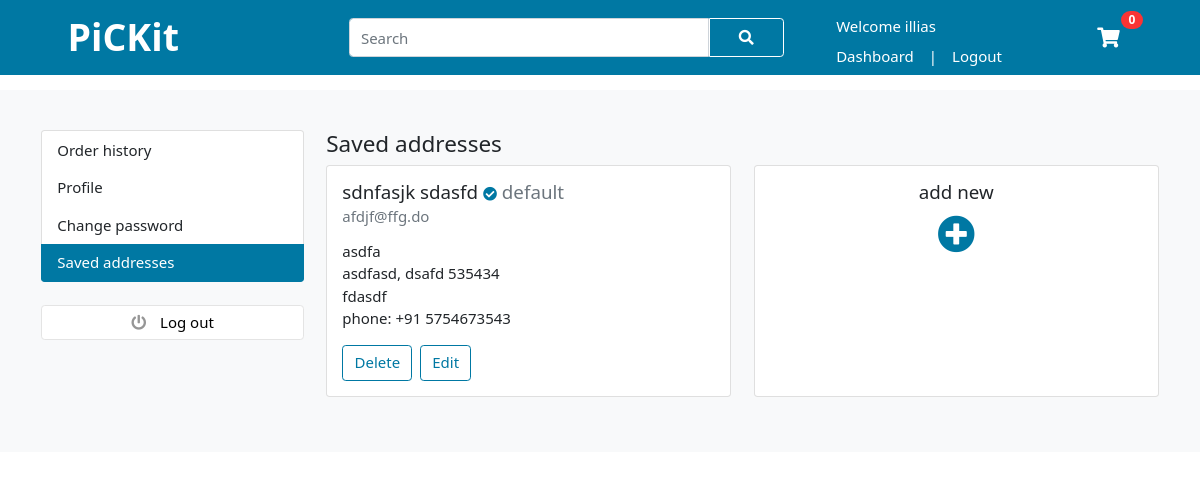
The app's page /saved-address/ (signed in), older data.
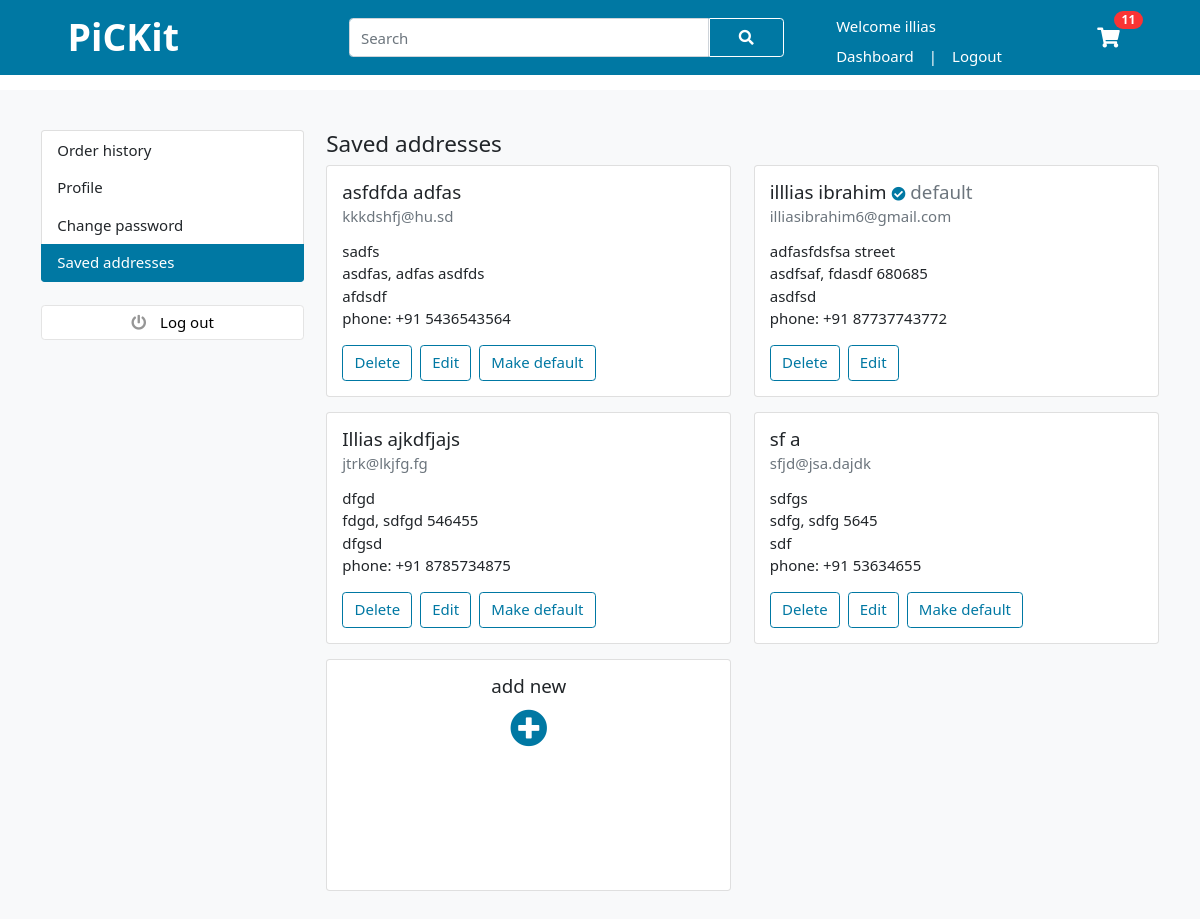
The same page, newer data.
### user/models.py (models this page shows, shortened)
class DeliveryAddress(models.Model):
    user           = models.ForeignKey(Account,on_delete=models.CASCADE)
    first_name     = models.CharField(max_length=50)
    last_name      = models.CharField(max_length=50)
    phone          = models.CharField(max_length=15)
    email          = models.EmailField(max_length=100)
    country        = models.CharField(max_length=30)
    state          = models.CharField(max_length=30)
    street         = models.CharField(max_length=100)
    city           = models.CharField(max_length=50)
    pin            = models.CharField(max_length=10)
    building       = models.CharField(max_length=50, blank=True)
    landmark       = models.CharField(max_length=50,blank=True)

### user/views.py (the view)
# urls.py: path('saved-address/',views.saved_address,name='saved-address'),
def saved_address(request):
    addresses = DeliveryAddress.objects.all().filter(user=request.user)
    is_default = default = DefaultAddress.objects.filter(user=request.user).exists()
    if is_default:
        default = DefaultAddress.objects.get(user = request.user)
    address_form = AddressForm()
    context = {
        'addresses' : addresses,
        'default': default,
        'is_default':is_default,
        'address_form':address_form,
    }
    return render(request,'user/addresses.html',context)

### user/context_processors.py (called while the page is built)
def menu_links(request):
    links = Category.objects.all()
    return dict(links=links)

def counter(request):
    cart_count = 0
    if 'admin' in request.path:
        return {}
    else:
        try:
            cart = Cart.objects.filter(cart_id = _cart_id(request))
            if request.user.is_authenticated:
                cart_items = CartItem.objects.all().filter(user= request.user)
            else:
                cart_items = CartItem.objects.all().filter(cart=cart[:1])
            for cart_item in cart_items:
                cart_count += cart_item.quantity
        except Cart.DoesNotExist:
            cart_count = 0
    return dict(cart_count = cart_count)

### user/views.py (called while the page is built)
def _cart_id(request):
    cart = request.session.session_key
    if not cart:
        cart = request.session.create()
    return cart

### templates/user/addresses.html (shortened to what this page needs)
{% extends 'user/base.html' %}
{% load static %}
{% block content %}
<section class="section-conten padding-y bg">
    <div class="container">
        <div class="row">
            <aside class="col-lg-3 filter">
                <ul class="list-group">
                    <a class="list-group-item " href="{% url 'account' %}"> Order history </a>
                    <a class="list-group-item " href="{% url 'profile' %}">Profile</a>
                    <a class="list-group-item " href="{% url 'change-password' %}">Change password</a>
                    <a class="list-group-item activate" style="color: white;">Saved addresses</a>
                </ul>
                <br>
                <a class="btn btn-light btn-block" href="#"> <i class="fa fa-power-off"></i> <span class="text">Log
                        out</span> </a>
            </aside>
            <main class="col-lg-9">
                <h4>Saved addresses </h4>
                <div class="row">
                    {% for address in addresses %}
                    <div class="col-md-6">
                        <div class="card mb-3">
                            <div class="card-body">
                                <h5 class="card-title">{{ address.first_name }} {{ address.last_name }}
                                    {% if address == default.default_address %}<span class="text-secondary"><i
                                            class="fas fa-check-circle fa-xs text-major"></i> default</span>{% endif %}
                                </h5>
                                <h6 class="card-subtitle mb-2 text-muted">{{ address.email }}</h6>
                                <p class="card-text">
                                <p>{{address.street}}
                                    <br>{{address.city}}, {{address.state}}
                                    {{address.pin}}
                                    <br>{{address.country}}
                                    <br>phone: +91 {{address.phone}}
                                </p>
                                </p>
                                <a class="btn btn-outline-major mr-1"
                                    onclick="return confirm('Are you sure you want to delete this address?')"
                                    href="{% url 'delete-address' address.id %}" class="mr-2 text-major ">Delete</a>
                                <button onclick="editAddress('{{ address.id }}')" class="mr-1 btn btn-outline-major">Edit</button>
                                {% if address != default.default_address %}
                                <a onclick="return" href="{% url 'make-default' address.id %}"
                                    class=" btn btn-outline-major">Make default</a>
                                {% endif %}
                            </div>
                        </div>
                    </div>
                    {% endfor %}
                    <div class="col-md-6">
                        <div class="card mb-3" style="height: 15.5em;">
                            <div class="card-body ">
                                <div class="d-flex flex-column align-items-center justify-content-center">
                                    <h5 class="card-title">add new</h5>
                                    <a id="showAddAddress">
                                        <h1><i class="fas fa-plus-circle text-major"></i></h1>
                                    </a>
                                </div>
                            </div>
                        </div>
                    </div>
                </div>
            </main>
        </div>
    </div>
</section>
{% endblock %}

### templates/user/includes/nav.html (shortened to what this page needs)
{% load static %}
<header class="nav-container" >
    <div class="container">
        <nav class="navbar navbar-expand-lg ">
            <div class="container-fluid	">
                <a class="pickit" href="{% url 'home' %}"><p>PiCKit</p></a>
                <div class="collapse navbar-collapse justify-content-end" id="navbarSupportedContent">
                    <form action="{% url 'search' %}" class="d-flex nav-search search-nav ">
                        <input name="search_key" class="form-control search-nav search-nav-input" type="search" placeholder="Search"
                            aria-label="Search">
                        <button  class="btn btn-outline-light search-nav search-nav-btn" type="submit"><i
                                class="fas fa-search"></i></button>
                    </form>
                    <div class="d-flex flex-row">
                        {% if user.id is None %}
                        <div class="d-flex flex-column welcome">
                            <ul class="navbar-nav me-auto mb-2 mb-lg-0">
                                <li class="text-white nav-link">Welcome guest!</li>
                            </ul>
                            <ul class="navbar-nav me-auto mb-2 mb-lg-0">
                                <li class="nav-item">
                                    <a class="nav-link active" href="{% url 'sign-in' %}">Sign in</a>
                                </li>
                                <li class="nav-item pipe">
                                    <p class="nav-link text-white">|</p>
                                </li>
                                <li class="nav-item">
                                    <a class="nav-link active" href="{% url 'sign-up' %}">Sign up</a>
                                </li>
                                <li class="nav-item">
                                    <a class="nav-link active filter-text" href="{% url 'cart' %}">Cart</a>
                                </li>
                            </ul>
                        </div>
                        {% else %}
                        <div class="d-flex flex-column welcome">
                            <ul class="navbar-nav me-auto mb-2 mb-lg-0">
                                <li class="text-white nav-link cart-icon">Welcome {{ user.first_name }}</li>
                            </ul>
                            <ul class="navbar-nav me-auto mb-2 mb-lg-0">
                                <li class="nav-item">
                                    <a class="nav-link active" href="{% url 'account' %}">Dashboard</a>
                                </li>
                                <li class="nav-item pipe">
                                    <p class="nav-link text-white">|</p>
                                </li>
                                <li class="nav-item">
                                    <a class="nav-link active" href="{% url 'logout' %}">Logout</a>
                                </li>
                            </ul>
                        </div>
                        {% endif %}
                        <div class="align-self-center">
                            <a href="{% url 'cart' %}" class="widget-header pl-3 ml-3">
                                <div class=" cart icon cart-icon icon-sm"><i class="fa fa-shopping-cart"></i>
                                </div id="cartCount">
                                <span id="badgeCount"  class="badge badge-pill badge-danger notify">{{ cart_count }}</span>
                            </a>
                        </div>
                    </div>
                </div>
            </div>
        </nav>
    </div>
</header>

Row changes from the older to the newer data that the page shows:
removed DeliveryAddress: first_name "sdnfasjk", last_name "sdasfd", shows "default", email "afdjf@ffg.do", street "asdfa", city "asdfasd", state "dsafd", pin "535434", country "fdasdf", phone "5754673543"
added DeliveryAddress: first_name "asfdfda", last_name "adfas", email "kkkdshfj@hu.sd", street "sadfs", city "asdfas", state "adfas", pin "asdfds", country "afdsdf", phone "5436543564", shows "Make default"
added DeliveryAddress: first_name "illlias", last_name "ibrahim", shows "default", email "illiasibrahim6@gmail.com", street "adfasfdsfsa street", city "asdfsaf", state "fdasdf", pin "680685", country "asdfsd", phone "87737743772"
added DeliveryAddress: first_name "Illias", last_name "ajkdfjajs", email "jtrk@lkjfg.fg", street "dfgd", city "fdgd", state "sdfgd", pin "546455", country "dfgsd", phone "8785734875", shows "Make default"
added DeliveryAddress: first_name "sf", last_name "a", email "sfjd@jsa.dajdk", street "sdfgs", city "sdfg", state "sdfg", pin "5645", country "sdf", phone "53634655", shows "Make default"
Text that changed along with them:
{{ cart_count }}: "0" → "11"
